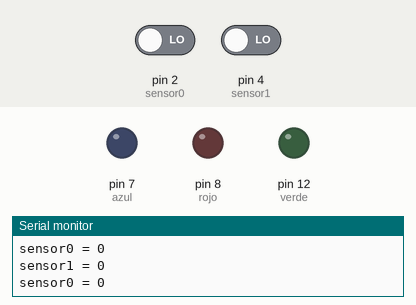
Recording of a sketch running on a simulated Arduino Uno, built with avr-gcc and run on an emulated ATmega328P. On the bench: output pins drawn as LEDs (lit = HIGH), the last lines printed to the serial monitor. Dashed ring = blinking. The test bench sets the inputs (shaded band); at power-on: pin 2 (sensor0) LOW, pin 4 (sensor1) LOW.

Above: at 1.2 s.
1.3 s: pin 2 (sensor0) driven HIGH
At 1.8 s:
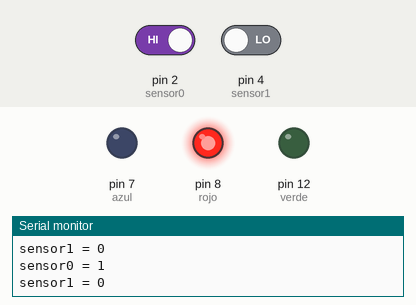
2.8 s: pin 4 (sensor1) driven HIGH
At 3.5 s:
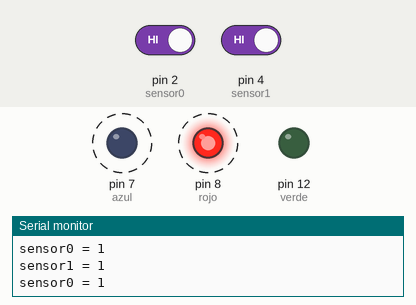
Timing chart, 0 to 11.8 s (numbered marks = the images above; inputs shaded):
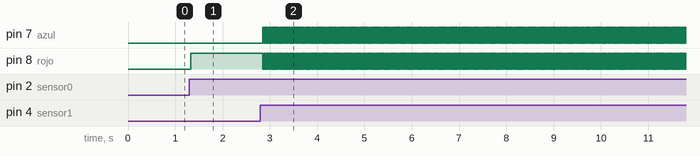

Measured:
- after the input at 1.3 s, pin 8 (rojo): LOW → HIGH at once
- after the input at 2.8 s, pin 7 (azul), pin 8 (rojo): alternates HIGH for 0.01 s and LOW for 0.01 s, starting after 0.05 s

The sketch:

sensores_mov.ino
```cpp
const int sensor0 = 2;
const int sensor1 = 4;
int sensor0State = 0;
int sensor1State = 0;

const int rojo = 8;
const int verde = 12;
const int azul = 7;

void setup() {
pinMode(sensor0,INPUT);
pinMode(sensor1,INPUT);
pinMode (rojo, OUTPUT);
pinMode (verde, OUTPUT);
pinMode (azul, OUTPUT);

Serial.begin(9600);
}
void loop(){

 // leer sensor
 sensor0State = digitalRead(sensor0);
 sensor1State = digitalRead(sensor1);

 // Impresión de los valores leídos por el sensor

 Serial.print("sensor0 = ");
 Serial.println(sensor0State);

 if (sensor0State == HIGH) {
    digitalWrite(rojo, 255);
    digitalWrite(verde, 0);
    digitalWrite(azul, 0);

 if (sensor0State == LOW) {
    digitalWrite(rojo, 0);
    digitalWrite(verde, 0);
    digitalWrite(azul, 0);
    }
 }
Serial.print("sensor1 = ");
 Serial.println(sensor1State);

  if (sensor1State == HIGH) {
    digitalWrite(rojo, 0);
    digitalWrite(verde, 0);
    digitalWrite(azul, 255);

  if (sensor1State == LOW) {
    digitalWrite(rojo, 0);
    digitalWrite(verde, 0);
    digitalWrite(azul, 0);
  }
  }
}
```
